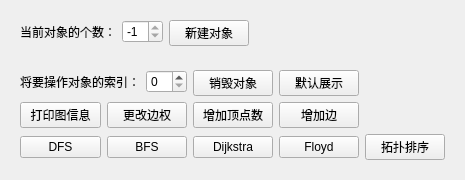
             <widget class="QWidget" name="directionGraphPage">
              <attribute name="title">
               <string notr="true">有向图</string>
              </attribute>
              <layout class="QFormLayout" name="formLayout_3">
               <item row="0" column="0">
                <widget class="QWidget" name="directionGraphInfoWidget" native="true">
                 <layout class="QGridLayout" name="gridLayout_7">
                  <item row="0" column="0">
                   <layout class="QGridLayout" name="directionGraphInfoGridLayout">
                    <property name="leftMargin">
                     <number>0</number>
                    </property>
                    <item row="0" column="0">
                     <layout class="QFormLayout" name="directionGraphCountFormLayout">
                      <item row="0" column="0">
                       <widget class="QLabel" name="directionGraphCountLabel">
                        <property name="text">
                         <string notr="true">当前对象的个数：</string>
                        </property>
                       </widget>
                      </item>
                      <item row="0" column="1">
                       <widget class="QSpinBox" name="directionGraphCountSpinBox">
                        <property name="readOnly">
                         <bool>true</bool>
                        </property>
                        <property name="prefix">
                         <string notr="true"/>
                        </property>
                        <property name="minimum">
                         <number>-1</number>
                        </property>
                        <property name="value">
                         <number>-1</number>
                        </property>
                       </widget>
                      </item>
                     </layout>
                    </item>
                    <item row="0" column="1">
                     <widget class="QPushButton" name="directionGraphCreateObjectPushButton">
                      <property name="text">
                       <string notr="true">新建对象</string>
                      </property>
                     </widget>
                    </item>
                   </layout>
                  </item>
                 </layout>
                </widget>
               </item>
               <item row="1" column="0">
                <widget class="QWidget" name="directionGraphOptionWidget" native="true">
                 <property name="enabled">
                  <bool>true</bool>
                 </property>
                 <layout class="QGridLayout" name="gridLayout_6">
                  <item row="2" column="2">
                   <widget class="QPushButton" name="directionGraphDijkstraPushButton">
                    <property name="text">
                     <string notr="true">Dijkstra</string>
                    </property>
                   </widget>
                  </item>
                  <item row="1" column="3">
                   <widget class="QPushButton" name="directionGraphAddEdgeDeletePushButton">
                    <property name="text">
                     <string notr="true">增加边</string>
                    </property>
                   </widget>
                  </item>
                  <item row="0" column="3">
                   <widget class="QPushButton" name="directionGraphDefaultShowObjectPushButton">
                    <property name="enabled">
                     <bool>true</bool>
                    </property>
                    <property name="text">
                     <string notr="true">默认展示</string>
                    </property>
                   </widget>
                  </item>
                  <item row="1" column="0">
                   <widget class="QPushButton" name="directionGraphDisplayInfoPushButton">
                    <property name="text">
                     <string notr="true">打印图信息</string>
                    </property>
                   </widget>
                  </item>
                  <item row="1" column="1">
                   <widget class="QPushButton" name="directionGraphreAssignWeightPushButton">
                    <property name="text">
                     <string notr="true">更改边权</string>
                    </property>
                   </widget>
                  </item>
                  <item row="2" column="1">
                   <widget class="QPushButton" name="directionGraphBFSPushButton">
                    <property name="text">
                     <string notr="true">BFS</string>
                    </property>
                   </widget>
                  </item>
                  <item row="2" column="3">
                   <widget class="QPushButton" name="directionGraphFloydPushButton">
                    <property name="text">
                     <string notr="true">Floyd</string>
                    </property>
                   </widget>
                  </item>
                  <item row="0" column="2">
                   <widget class="QPushButton" name="directionGraphDestoryObjectPushButton">
                    <property name="text">
                     <string notr="true">销毁对象</string>
                    </property>
                   </widget>
                  </item>
                  <item row="2" column="0">
                   <widget class="QPushButton" name="directionGraphDFSPushButton">
                    <property name="text">
                     <string notr="true">DFS</string>
                    </property>
                   </widget>
                  </item>
                  <item row="0" column="0" colspan="2">
                   <layout class="QFormLayout" name="directionGraphIndexFormLayout">
                    <item row="0" column="0">
                     <widget class="QLabel" name="directionGraphIndexLabel">
                      <property name="text">
                       <string notr="true">将要操作对象的索引：</string>
                      </property>
                     </widget>
                    </item>
                    <item row="0" column="1">
                     <widget class="QSpinBox" name="directionGraphIndexSpinBox"/>
                    </item>
                   </layout>
                  </item>
                  <item row="1" column="2">
                   <widget class="QPushButton" name="directionGraphAddVertexPushButton">
                    <property name="text">
                     <string notr="true">增加顶点数</string>
                    </property>
                   </widget>
                  </item>
                  <item row="2" column="4">
                   <widget class="QPushButton" name="directionGraphTopoSortPushButton">
                    <property name="text">
                     <string notr="true">拓扑排序</string>
                    </property>
                   </widget>
                  </item>
                 </layout>
                </widget>
               </item>
              </layout>
             </widget>
